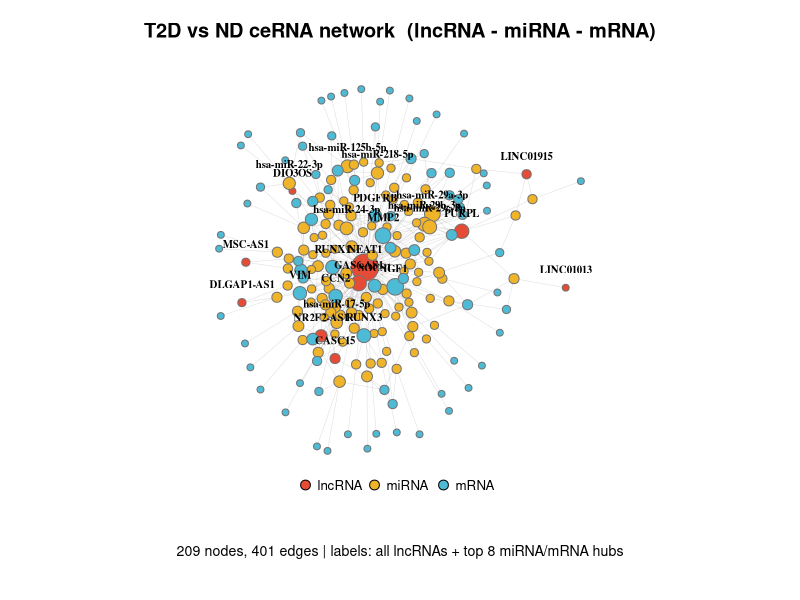
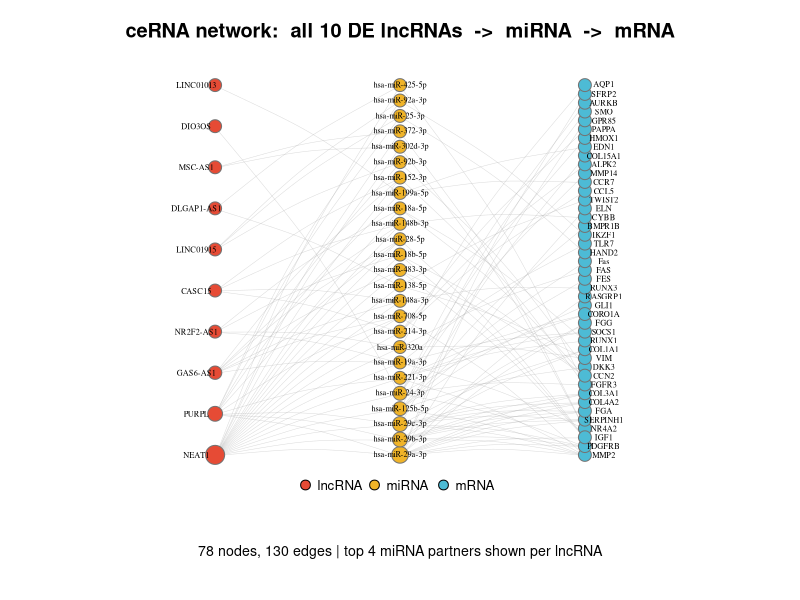
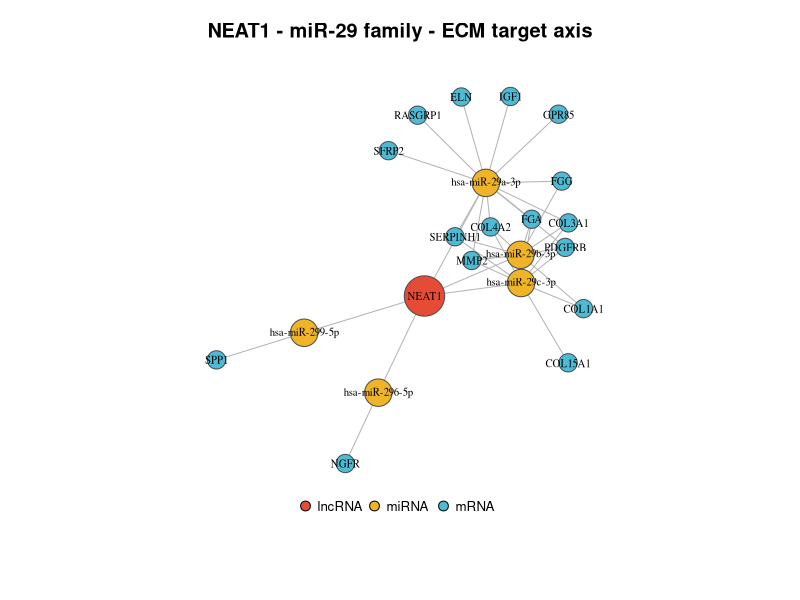

Reproduce these figures in R, in order.
# ==========================================================
# 09_network_viz.R — ceRNA network figures + hub analysis
# (run AFTER 08_network.R)
# ==========================================================
setwd("~/Desktop/diabetes-cerna-rnaseq")
library(data.table); library(igraph)

edges <- fread("results/tables/cerna_edges.csv")
nodes <- fread("results/tables/cerna_node_degree.csv")

g <- graph_from_data_frame(edges, directed = FALSE)
V(g)$class  <- nodes$class[match(V(g)$name, nodes$node)]
V(g)$degree <- nodes$degree[match(V(g)$name, nodes$node)]

pal  <- c(lncRNA = "#E64B35", miRNA = "#F0B429", mRNA = "#4DBBD5")
xpos <- c(lncRNA = 0, miRNA = 1, mRNA = 2)
V(g)$color <- pal[V(g)$class]
V(g)$size  <- pmin(2 + 1.8 * sqrt(V(g)$degree), 15)

top_mir  <- head(nodes[class == "miRNA"][order(-degree)]$node, 8)
top_mrna <- head(nodes[class == "mRNA"][order(-degree)]$node, 8)
keep_lab <- c(nodes[class == "lncRNA"]$node, top_mir, top_mrna)
V(g)$label <- ifelse(V(g)$name %in% keep_lab, V(g)$name, NA)

# legend drawn OUTSIDE the plot, in the bottom margin
add_legend <- function() {
  legend("bottom", legend = names(pal), pt.bg = pal, pch = 21,
         pt.cex = 1.3, cex = 0.8, bty = "n", horiz = TRUE,
         inset = c(0, -0.05), xpd = TRUE)
}

# ---------- Figure 1a: full network, force-directed ----------
set.seed(42)
lay <- layout_with_fr(g, niter = 3000)

pdf("results/figures/cerna_network.pdf", width = 14, height = 14)
par(mar = c(6, 1, 3, 1))
plot(g, layout = lay, rescale = TRUE,
     vertex.frame.color = "grey45",
     vertex.label.cex = 0.65, vertex.label.color = "black",
     vertex.label.font = 2,
     vertex.label.dist = 1.4, vertex.label.degree = -pi/2,
     edge.color = adjustcolor("grey70", alpha.f = 0.45), edge.width = 0.5,
     main = "T2D vs ND ceRNA network  (lncRNA - miRNA - mRNA)")
add_legend()
mtext(sprintf("%d nodes, %d edges | labels: all lncRNAs + top 8 miRNA/mRNA hubs",
              vcount(g), ecount(g)), side = 1, line = 3, cex = 0.85)
dev.off()

# ---------- Figure 1b: layered view, ALL 10 lncRNAs represented ----------
lm_e <- edges[type == "lncRNA-miRNA"]
lm_e[, mir_deg := nodes$degree[match(to, nodes$node)]]
setorder(lm_e, from, -mir_deg)
sel_mir <- unique(lm_e[, head(.SD, 4), by = from]$to)     # top 4 miRNAs per lncRNA

core_edges <- edges[(type == "lncRNA-miRNA" & to   %in% sel_mir) |
                      (type == "miRNA-mRNA"   & from %in% sel_mir)]

gc2 <- graph_from_data_frame(core_edges, directed = FALSE)
V(gc2)$class  <- nodes$class[match(V(gc2)$name, nodes$node)]
V(gc2)$degree <- degree(gc2)
V(gc2)$color  <- pal[V(gc2)$class]
V(gc2)$size   <- pmin(pmax(3 + 1.6 * sqrt(V(gc2)$degree), 7), 12)
V(gc2)$label  <- V(gc2)$name

lay3 <- matrix(0, nrow = vcount(gc2), ncol = 2)
for (cc in names(xpos)) {
  idx <- which(V(gc2)$class == cc)
  idx <- idx[order(V(gc2)$degree[idx], decreasing = TRUE)]
  lay3[idx, 1] <- xpos[[cc]]
  lay3[idx, 2] <- if (length(idx) == 1) 0 else seq(-1, 1, length.out = length(idx))
}

# miRNA labels centred ON the node; lncRNA labels left; mRNA labels right
lab_deg <- ifelse(V(gc2)$class == "lncRNA", pi, 0)
lab_dst <- ifelse(V(gc2)$class == "miRNA", 0, 1.4)

pdf("results/figures/cerna_network_layered.pdf", width = 12, height = 14)
par(mar = c(6, 1, 3, 1))
plot(gc2, layout = lay3, rescale = TRUE,
     vertex.frame.color = "grey45",
     vertex.label.cex = 0.5, vertex.label.color = "black",
     vertex.label.dist = lab_dst, vertex.label.degree = lab_deg,
     edge.color = adjustcolor("grey65", alpha.f = 0.4), edge.width = 0.5,
     edge.curved = 0.1,
     main = "ceRNA network:  all 10 DE lncRNAs  ->  miRNA  ->  mRNA")
add_legend()
mtext(sprintf("%d nodes, %d edges | top 4 miRNA partners shown per lncRNA",
              vcount(gc2), ecount(gc2)), side = 1, line = 3, cex = 0.85)
dev.off()
cat("lncRNAs shown in layered figure:", sum(V(gc2)$class == "lncRNA"), "of 10\n")

# ---------- Figure 2: focused NEAT1 - miR-29 axis ----------
mir29     <- grep("^hsa-miR-29", nodes$node, value = TRUE)
mir29_tgt <- unique(edges[from %in% mir29 & type == "miRNA-mRNA"]$to)
keep      <- unique(c("NEAT1", mir29, mir29_tgt))
gs        <- induced_subgraph(g, vids = which(V(g)$name %in% keep))
gs        <- delete_vertices(gs, V(gs)[V(gs)$class == "lncRNA" & V(gs)$name != "NEAT1"])

V(gs)$size  <- ifelse(V(gs)$class == "lncRNA", 22,
                      ifelse(V(gs)$class == "miRNA", 15, 10))
V(gs)$label <- V(gs)$name

set.seed(7)
pdf("results/figures/cerna_NEAT1_miR29_axis.pdf", width = 9, height = 8.5)
par(mar = c(5, 1, 3, 1))
plot(gs, layout = layout_with_fr(gs, niter = 3000),
     vertex.frame.color = "grey30",
     vertex.label.cex = 0.65, vertex.label.color = "black",
     vertex.label.dist = 0,
     edge.color = "grey70", edge.width = 1,
     main = "NEAT1 - miR-29 family - ECM target axis")
add_legend()
dev.off()

# ---------- Hub analysis table ----------
nodes[, betweenness := betweenness(g, v = node, directed = FALSE)]
setorder(nodes, -degree)
fwrite(nodes, "results/tables/cerna_hubs.csv")

cat("\nSaved: cerna_network.pdf, cerna_network_layered.pdf,",
    "cerna_NEAT1_miR29_axis.pdf, cerna_hubs.csv\n\n")
cat("--- Top 10 hubs (degree) ---\n");   print(head(nodes, 10))
cat("\n--- Top 10 (betweenness) ---\n"); print(head(nodes[order(-betweenness)], 10))
cat("\nNEAT1-miR-29 axis:", vcount(gs), "nodes |", ecount(gs), "edges\n")
